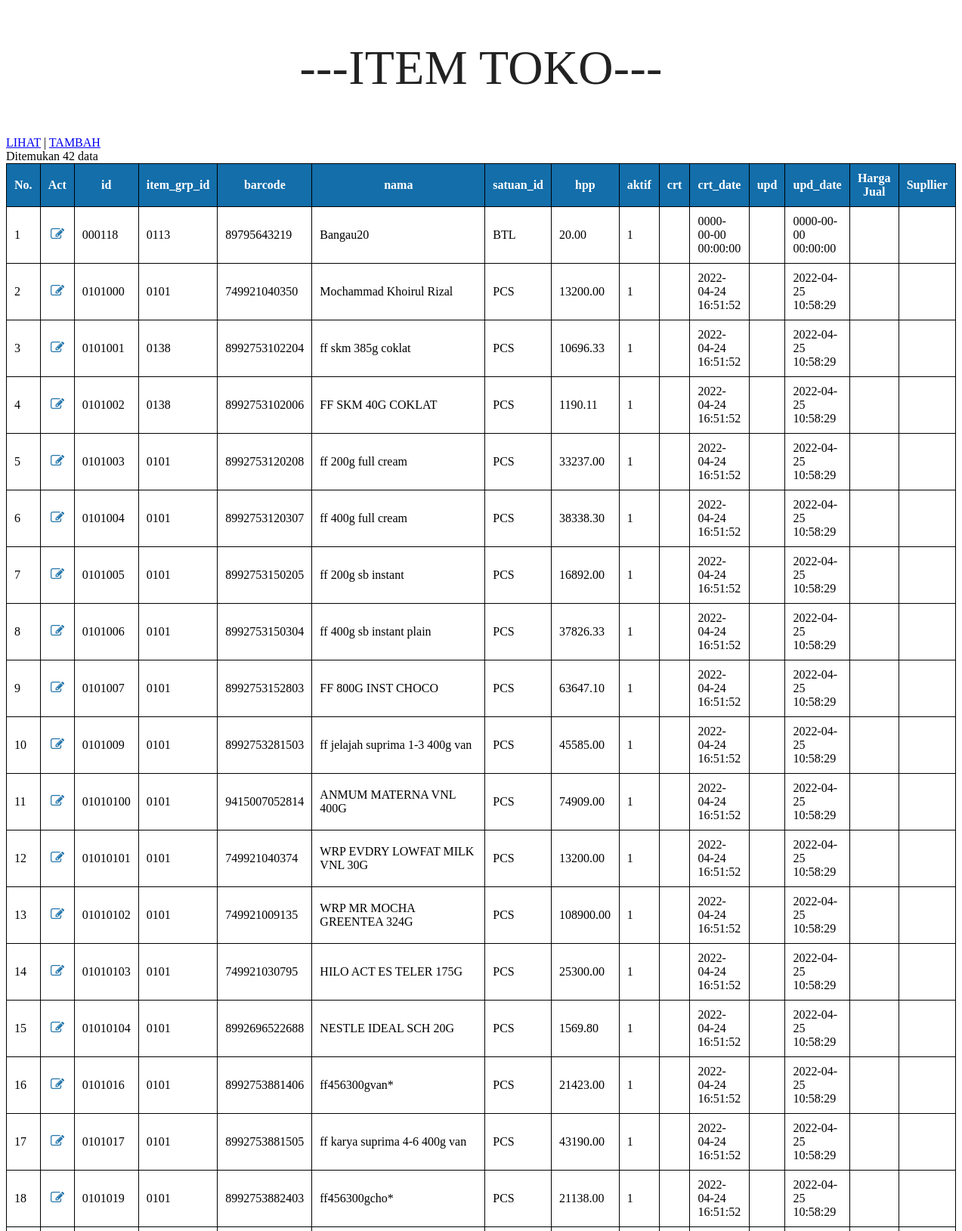
/item.php (upper part), run on the app's committed database.
### tables this page shows
CREATE TABLE `item` (
  `id` varchar(20) NOT NULL,
  `item_grp_id` varchar(20) NOT NULL,
  `barcode` varchar(30) DEFAULT NULL,
  `nama` varchar(100) NOT NULL,
  `satuan_id` varchar(20) NOT NULL,
  `hpp` double(12,2) NOT NULL DEFAULT 0.00,
  `aktif` tinyint(1) NOT NULL DEFAULT 1 COMMENT '2::blom acc',
  `crt` varchar(20) DEFAULT NULL,
  `crt_date` timestamp NULL DEFAULT NULL,
  `upd` varchar(20) DEFAULT NULL,
  `upd_date` timestamp NULL DEFAULT NULL,
  `hargajual` varchar(20) NOT NULL,
  `supllier` varchar(20) NOT NULL
);

### item.php (the view, shortened to what this page needs)
<!DOCTYPE html>
<html>
<head>
<link rel="stylesheet" href="style.css">
</head>
<body>
    <h2>---ITEM TOKO---</h2>
    <a href="item.php">LIHAT</a> | <a href="item_add.php">TAMBAH</a>
    <br>
<?php include 'koneksi.php';?>
<table width='100%' border='1'>
   <thead>
      <tr>
      <th width='5%'>No.</th>
      <th width='5%'>Act</th>
      <th width='5%'>id</th>
      <th width='5%'>item_grp_id</th>
      <th width='10%'>barcode</th>
      <th width='5%'>nama</th>
      <th width='5%'>satuan_id</th>
      <th width='15%'>hpp</th>
      <th width='5%'>aktif</th>
      <th width='5%'>crt</th>
      <th width='10%'>crt_date</th>
      <th width='5%'>upd</th>
      <th width='10%'>upd_date</th>
      <th width='10%'>Harga Jual</th>
      <th width='10%'>Supllier</th>
      </tr>
   </thead>
   <tbody>
<?php
$sql = "SELECT * FROM item";
$res = $conn->query($sql);
    if($res->num_rows > 0){
        $i = 0;
        while($rows = $res->fetch_array(MYSQLI_ASSOC)){
            $i++;
            echo "<tr>
            <td>$i</td>
            <td align='center'>
            <a href='item_detil.php?id=".$rows['id']."'><img alt='edit' width='18px' src='icon/edit.png' /></a></td>
            </td>
            <td>".$rows["id"]."</td>
            <td>".$rows["item_grp_id"]."</td>
            <td>".$rows["barcode"]."</td>
            <td>".$rows["nama"]."</td>
            <td>".$rows["satuan_id"]."</td>
            <td>".$rows["hpp"]."</td>
            <td>".$rows["aktif"]."</td>
            <td>".$rows["crt"]."</td>
            <td>".$rows["crt_date"]."</td>
            <td>".$rows["upd"]."</td>
            <td>".$rows["upd_date"]."</td>
            <td>".$rows["hargajual"]."</td>
            <td>".$rows["supllier"]."</td>
            </tr>";
}
}
?>
   </tbody>
</table>
</body>
</html>

### style.css (style rules this page uses)
h2 { font-weight: lighter; letter-spacing: 0.3px; font-size: 4rem; color: #222; text-align: center; }
table { border-collapse: collapse; width: 100%; }
table, th, td { border: 1px solid black; }
th, td { padding: 10px; }
thead { background-color: rgb(19, 110, 170); color: white; }

### data on the page
item: id "000118", item_grp "0113", barcode "89795643219", nama "Bangau20", satuan "BTL", hpp "20.00", aktif "1", crt_date "0000-00-00 00:00:00", upd_date "0000-00-00 00:00:00"
item: id "0101000", item_grp "0101", barcode "749921040350", nama "Mochammad Khoirul Rizal", satuan "PCS", hpp "13200.00", aktif "1", crt_date "2022-04-24 16:51:52", upd_date "2022-04-25 10:58:29"
item: id "0101001", item_grp "0138", barcode "8992753102204", nama "ff skm 385g coklat", satuan "PCS", hpp "10696.33", aktif "1", crt_date "2022-04-24 16:51:52", upd_date "2022-04-25 10:58:29"
item: id "0101002", item_grp "0138", barcode "8992753102006", nama "FF SKM 40G COKLAT", satuan "PCS", hpp "1190.11", aktif "1", crt_date "2022-04-24 16:51:52", upd_date "2022-04-25 10:58:29"
item: id "0101003", item_grp "0101", barcode "8992753120208", nama "ff 200g full cream", satuan "PCS", hpp "33237.00", aktif "1", crt_date "2022-04-24 16:51:52", upd_date "2022-04-25 10:58:29"
item: id "0101004", item_grp "0101", barcode "8992753120307", nama "ff 400g full cream", satuan "PCS", hpp "38338.30", aktif "1", crt_date "2022-04-24 16:51:52", upd_date "2022-04-25 10:58:29"
item: id "0101005", item_grp "0101", barcode "8992753150205", nama "ff 200g sb instant", satuan "PCS", hpp "16892.00", aktif "1", crt_date "2022-04-24 16:51:52", upd_date "2022-04-25 10:58:29"
item: id "0101006", item_grp "0101", barcode "8992753150304", nama "ff 400g sb instant plain", satuan "PCS", hpp "37826.33", aktif "1", crt_date "2022-04-24 16:51:52", upd_date "2022-04-25 10:58:29"
item: id "0101007", item_grp "0101", barcode "8992753152803", nama "FF 800G INST CHOCO", satuan "PCS", hpp "63647.10", aktif "1", crt_date "2022-04-24 16:51:52", upd_date "2022-04-25 10:58:29"
item: id "0101009", item_grp "0101", barcode "8992753281503", nama "ff jelajah suprima 1-3 400g van", satuan "PCS", hpp "45585.00", aktif "1", crt_date "2022-04-24 16:51:52", upd_date "2022-04-25 10:58:29"
item: id "01010100", item_grp "0101", barcode "9415007052814", nama "ANMUM MATERNA VNL 400G", satuan "PCS", hpp "74909.00", aktif "1", crt_date "2022-04-24 16:51:52", upd_date "2022-04-25 10:58:29"
item: id "01010101", item_grp "0101", barcode "749921040374", nama "WRP EVDRY LOWFAT MILK VNL 30G", satuan "PCS", hpp "13200.00", aktif "1", crt_date "2022-04-24 16:51:52", upd_date "2022-04-25 10:58:29"
item: id "01010102", item_grp "0101", barcode "749921009135", nama "WRP MR MOCHA GREENTEA 324G", satuan "PCS", hpp "108900.00", aktif "1", crt_date "2022-04-24 16:51:52", upd_date "2022-04-25 10:58:29"
item: id "01010103", item_grp "0101", barcode "749921030795", nama "HILO ACT ES TELER 175G", satuan "PCS", hpp "25300.00", aktif "1", crt_date "2022-04-24 16:51:52", upd_date "2022-04-25 10:58:29"
item: id "01010104", item_grp "0101", barcode "8992696522688", nama "NESTLE IDEAL SCH 20G", satuan "PCS", hpp "1569.80", aktif "1", crt_date "2022-04-24 16:51:52", upd_date "2022-04-25 10:58:29"
item: id "0101016", item_grp "0101", barcode "8992753881406", nama "ff456300gvan*", satuan "PCS", hpp "21423.00", aktif "1", crt_date "2022-04-24 16:51:52", upd_date "2022-04-25 10:58:29"
item: id "0101017", item_grp "0101", barcode "8992753881505", nama "ff karya suprima 4-6 400g van", satuan "PCS", hpp "43190.00", aktif "1", crt_date "2022-04-24 16:51:52", upd_date "2022-04-25 10:58:29"
item: id "0101019", item_grp "0101", barcode "8992753882403", nama "ff456300gcho*", satuan "PCS", hpp "21138.00", aktif "1", crt_date "2022-04-24 16:51:52", upd_date "2022-04-25 10:58:29"
